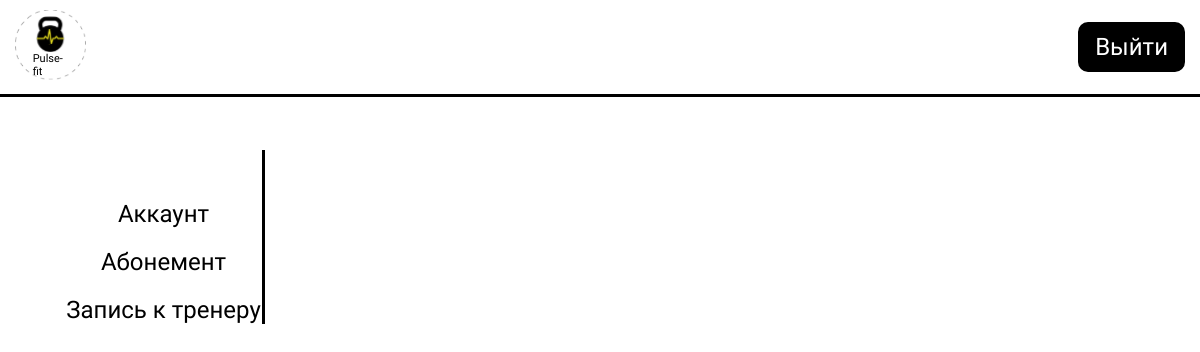
Before: /coach_list.php with the older database file.
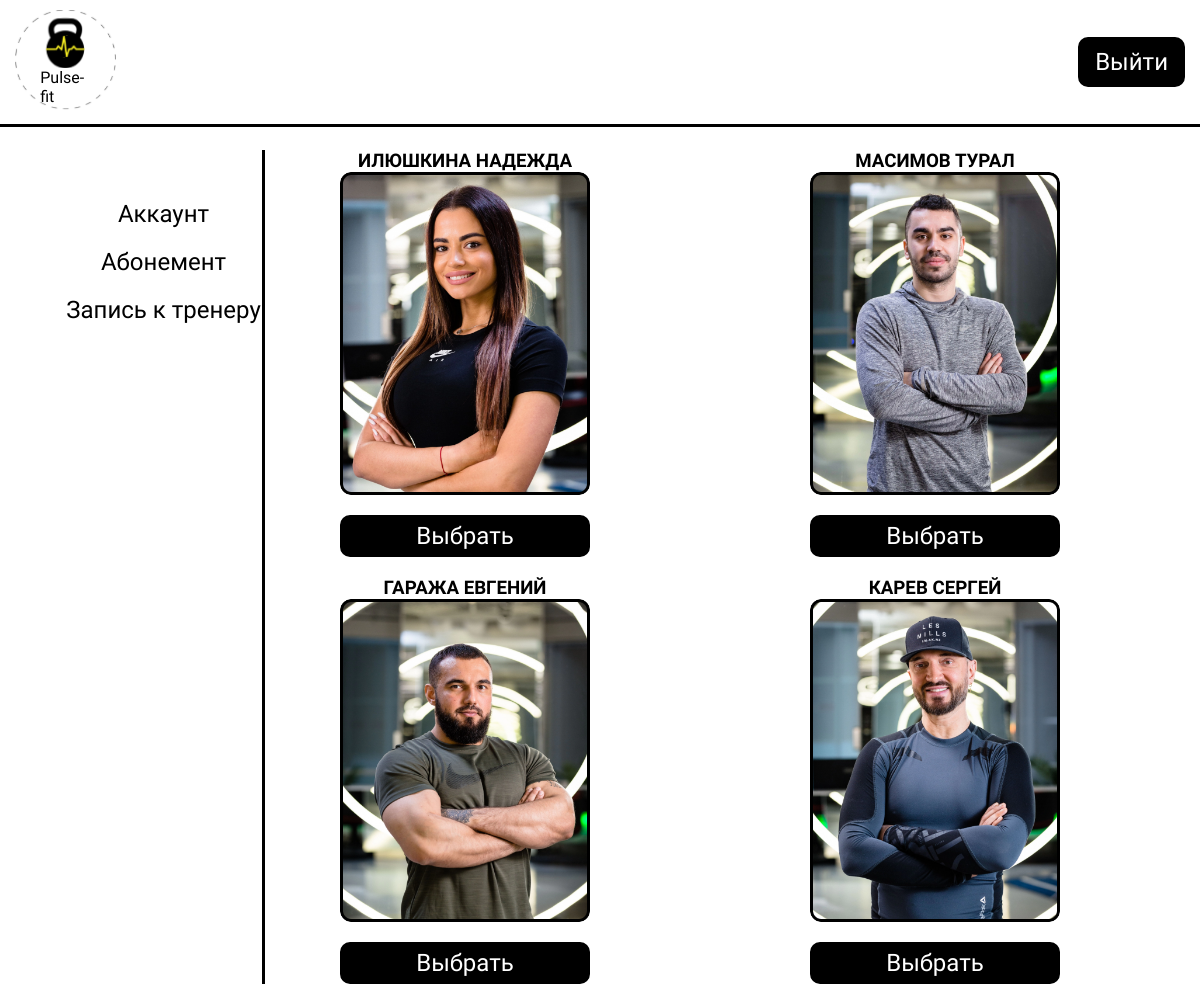
After: the same page with the newer database file.
### tables this page shows
CREATE TABLE `coaches` (
  `id` int(11) NOT NULL,
  `name` varchar(255) NOT NULL,
  `img` varchar(255) DEFAULT NULL,
  `price` int(30) DEFAULT NULL
);

### helpers/query.php (called while the page is built, shortened)
<?php
function getCoachesQuery($id = null)
{
    return "SELECT * FROM coaches";
}

### coach_list.php (the view, shortened to what this page needs)
<?php
include './components/db.php';
include './helpers/query.php';
include './components/headerAcc.php';
$coachQuery = mysqli_query($conn, getCoachesQuery());
$resultCoaches = mysqli_fetch_all($coachQuery, MYSQLI_ASSOC);
?>
<div class="acc__body">
    <div class="container">
        <div class="acc__inner">
            <?php
            include './components/accSidebar.php';
            ?>
            <div class="coaches__wrapper">
                <?php
                foreach ($resultCoaches as $key => $value) {
                    $imgStr = $value["img"];
                    $name = $value["name"];
                    $coachId = $value["id"];
                ?>
                    <div class="coaches__item_wrapper">
                        <h3><?php echo $name ?></h3>
                        <img src=<?php echo "./img/coaches/$imgStr" ?> alt='Картинка'>
                        <a class="coaches__item_link custom__button" href=<?php echo "./coach.php?id=$coachId" ?>>Выбрать</a>
                    </div>
                <?php
                }
                ?>
            </div>

### components/headerAcc.php (shortened to what this page needs)
<!DOCTYPE html>
<html lang="ru">
<head>
    <link rel="stylesheet" href="./styles/index.css" />
</head>
<body>
    <div class="header__fixed">
        <header class="header">
            <div class="header__container">
                <div class="header__inner">
                    <a class="header__logo" href="./">
                        <div class="header__logo_item">
                            <img src="./img/static/logo.svg" alt="" class="header__logo__item_img" />
                            Pulse-fit
                        </div>
                    </a>
                    <div class="account__nav">
                        <div class="account__nav_item">
                            <a class="header__nav_item_acc_link custom__button" href="./logout.php">Выйти</a>
                        </div>
                    </div>
                </div>
        </header>
    </div>

### components/accSidebar.php (shortened to what this page needs)
<div class="acc__sidebar">
    <a class="acc__sidebar_item" href="./profile.php">
        Аккаунт
    </a>
    <a class="acc__sidebar_item" href="./abonement.php">
        Абонемент
    </a>
    <a class="acc__sidebar_item" href="./coach_list.php">
        Запись к тренеру
    </a>
</div>

### styles/index.css (style rules this page uses)
.custom__button { padding: 5px 15px; background: black; border-radius: 10px; font-size: 24px; color: white; border: 2px solid black; transition: all 0.2s linear; cursor: pointer; }

### styles/pages/main.css (style rules this page uses)
* { margin: 0; padding: 0; box-sizing: border-box; }
body { font-family: 'Oswald', sans-serif; font-weight: normal; }
.header__fixed { position: fixed; top: 0; left: 0; width: 100%; z-index: 1000; }
.header { border-bottom: 3px solid #000000; }
.header__container { max-width: 1430px; padding: 0 15px; width: 100%; margin: 0 auto; }
.header__inner { display: flex; justify-content: space-between; align-items: center; }
.header__logo { margin: 10px 0; position: relative; display: block; color: inherit; }
.header__logo_item { position: absolute; top: 50%; left: 50%; transform: translate(-50%, -50%); display: flex; flex-direction: column; align-items: center; }
.header__logo__item_img { max-width: 100%; }
.header__nav_item_acc_link { display: block; background: black; border-radius: 10px; padding: 5px 15px; width: 100%; height: 100%; color: white; text-decoration: none; }
.container { max-width: 1230px; padding: 0 15px; margin: 0 auto; width: 100%; margin-top: 100px; }
.container { max-width: 1330px; margin: 0 auto; width: 100%; padding: 0 15px; }

### styles/pages/account.css (style rules this page uses)
.acc__inner { display: flex; }

### styles/pages/record.css (style rules this page uses)
.coaches__wrapper { display: grid; grid-template-columns: 1fr 1fr; margin: 0 auto; column-gap: 100px; row-gap: 20px; }
.coaches__item_wrapper { display: flex; flex-direction: column; align-items: center; justify-content: space-between; }
.coaches__item_wrapper img { max-width: 250px; border-radius: 10px; }
.coaches__item_link { margin-top: 20px; width: 100%; max-width: 250px; text-decoration: none; text-align: center; }

### styles/pages/coaches.css (style rules this page uses)
.coaches__wrapper { width: 100%; max-width: 930px; padding: 0 15px; }

### styles/components/accSidebar.css (style rules this page uses)
.acc__sidebar { border-right: 3px solid black; width: 200px; display: flex; flex-direction: column; align-items: center; padding-top: 30px; flex: 0 0 auto; }
.acc__sidebar_item { font-size: 24px; margin-top: 20px; color: black; text-decoration: none; text-align: center; }

### styles/components/headerAcc.css (style rules this page uses)
.account__nav { display: flex; align-items: center; }
.account__nav_item { cursor: pointer; font-size: 24px; line-height: 36px; }

### styles/media/index.css (style rules this page uses)
@media (max-width: 1500px) { .container { max-width: 1200px; } }
@media (max-width: 1250px) { .container { max-width: 1100px; } }
@media (max-height: 850px) { .header__logo_item { font-size: 11px; } }

Changed rows visible on the page:
added coaches: name "ИЛЮШКИНА НАДЕЖДА", img (picture)
added coaches: name "МАСИМОВ ТУРАЛ", img (picture)
added coaches: name "ГАРАЖА ЕВГЕНИЙ", img (picture)
added coaches: name "КАРЕВ СЕРГЕЙ", img (picture)
